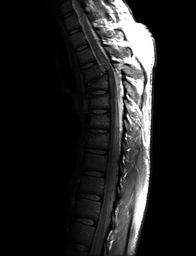
#> input picture Fig0308(a)(fractured_spine).tif, 196 x 256 px, shrunk from 746 x 976 before the run
$ python filtroGen-Limiar-Suavizar-Mediana-Laplaciano-HighBosst.py
#> lines starting #> are read from the running program, lines starting #| are printed output that depends on the picture; after the words box and inside, x2 and y2 are one past the last pixel; in counts of white or black regions, pixels touching at a corner belong together
import matplotlib.pyplot as plt
import numpy as np
import string
import cv2 as cv

img = cv.imread('Fig0308(a)(fractured_spine).tif')
#> img is the input picture: shape (256, 196, 3); min 0, max 255, mean 32.6
img_gray = cv.cvtColor(img,cv.COLOR_BGR2GRAY)

#Limiarizacao
limiar = 200
img_limiar = np.zeros((int(img_gray.shape[0]), int(img_gray.shape[1])), dtype=np.uint8)

def convolucao(img,x,y,tam,M):
    M = M[::-1]
    ind = 0
    soma = 0
    for i in range (y - tam//2,y + tam//2 +1):
        for j in range (x - tam//2, x + tam//2 +1):
            if (0 <= j < img.shape[1]) and (0<= i < img.shape[0]):
                L = img[i,j]
                soma = soma + L*M[ind]
                ind += 1
            else:
                soma = soma + 0*M[ind]
                ind += 1
    return soma


for i in range(0,img_gray.shape[0]):
    for j in range(0,img_gray.shape[1]):
        val = img_gray[i,j]
        if val>=limiar:
            img_limiar[i,j] = 255
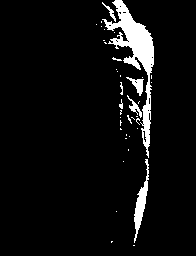
#> img_limiar: shape (256, 196); 5.8% white; 39 white regions (32 under 20 px), largest, box (x1, y1, x2, y2) and area: (102, 0, 154, 158) 2019, (134, 159, 149, 243) 432, (126, 77, 144, 96) 136

#Convolucao


#Filto Genérico por convolucao
tamanho = 5
matriz = np.random.randint(-10,10,(tamanho,tamanho))
soma = np.sum(matriz)
#matriz = matriz / soma #normalizada
print(matriz)
listaMatriz = [valor for linha in matriz for valor in linha]


img_generico = np.zeros((int(img_gray.shape[0]), int(img_gray.shape[1])))
for x in range(0,img_gray.shape[1]):
    for y in range(0,img_gray.shape[0]):
        #Percorrer toda a imagem
        intensidade = convolucao(img_gray,x,y,tamanho,listaMatriz)
        img_generico[y,x] = intensidade
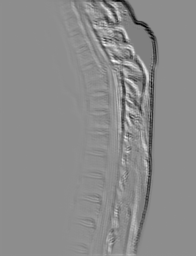
#> img_generico: shape (256, 196) float64; min -7435, max 5934, mean -96.4; drawn with min black and max white
print(np.max(img_generico))
#| 5934.0
print(np.min(img_generico))
#| -7435.0
print(np.min(abs(img_generico)))
#| 0.0
img_generico = img_generico + np.min(abs(img_generico))
img_generico = img_generico/np.max(img_generico)
print(np.max(img_generico))
#| 1.0

#Filto suavizacao simples
matriz = np.ones((tamanho,tamanho))
matriz = matriz / (tamanho**2) #normalizada
print(matriz)
listaMatriz = [valor for linha in matriz for valor in linha]


img_simples = np.zeros((int(img_gray.shape[0]), int(img_gray.shape[1])))
for x in range(0,img_gray.shape[1]):
    for y in range(0,img_gray.shape[0]):
        #Percorrer toda a imagem
        intensidade = convolucao(img_gray,x,y,tamanho,listaMatriz)
        img_simples[y,x] = intensidade
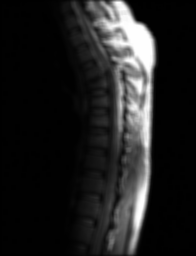
#> img_simples: shape (256, 196) float64; min 0.2, max 255, mean 32.5

img_simples = img_simples/np.max(img_simples)

#Filto suavizacao ponderada
matriz = np.random.randint(0,10,(tamanho,tamanho))
soma = np.sum(matriz)
matriz = matriz / soma #normalizada
print(matriz)
listaMatriz = [valor for linha in matriz for valor in linha]


img_pond = np.zeros((int(img_gray.shape[0]), int(img_gray.shape[1])))
for x in range(0,img_gray.shape[1]):
    for y in range(0,img_gray.shape[0]):
        #Percorrer toda a imagem
        intensidade = convolucao(img_gray,x,y,tamanho,listaMatriz)
        img_pond[y,x] = intensidade

img_pond = img_pond/np.max(img_pond)


#Fitro da mediana
img = cv.imread('Fig0335(a)(ckt_board_saltpep_prob_pt05).tif')
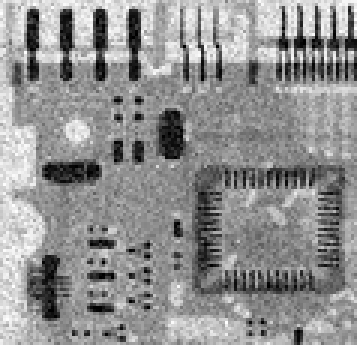
#> input picture Fig0335(a)(ckt_board_saltpep_prob_pt05).tif, 119 x 115 px, shrunk from 455 x 440 before the run (shown 3 times larger)
#> img is the input picture: shape (115, 119, 3); min 0, max 255, mean 144.2
img_gray_med = cv.cvtColor(img,cv.COLOR_BGR2GRAY)

img_gray_med = img_gray_med/255.0

def mediana(img,x,y,tam):
    med = []
    for i in range (y - tam//2,y + tam//2 +1):
        for j in range (x - tam//2, x + tam//2 +1):
            if (0 <= j < img.shape[1]) and (0<= i < img.shape[0]):
                L = img[i,j]
                med.append(L)
            else:
                continue
    median = np.array(med)
    intensidade = np.median(median)
    return intensidade

tamanho = 5

img_mediana = np.zeros((int(img_gray_med.shape[0]),int(img_gray_med.shape[1])))
for x in range(0,img_gray_med.shape[1]):
    for y in range(0,img_gray_med.shape[0]):
        #Percorrer toda a imagem
        intensidade = mediana(img_gray_med,x,y,tamanho)
        img_mediana[y,x] = intensidade
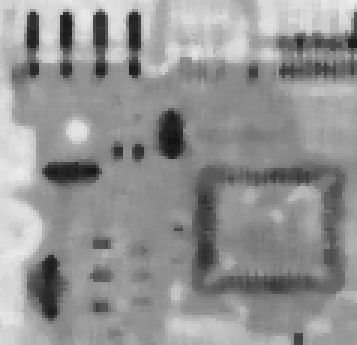
#> img_mediana: shape (115, 119) float64 (shown 3 times larger); min 0.0667, max 0.929, mean 0.576


#Filtro Laplaciano
tamanho = 3
matriz = np.array([[0, 1, 0],
                  [1, -4, 1],
                  [0, 1, 0]])
listaMatriz = [valor for linha in matriz for valor in linha]

img_gray = img_gray/255.0

img_lapla = np.zeros((int(img_gray.shape[0]), int(img_gray.shape[1])))
for x in range(0,img_gray.shape[1]):
    for y in range(0,img_gray.shape[0]):
        #Percorrer toda a imagem
#> (the run stopped early here; a loop or call above may not have finished)
